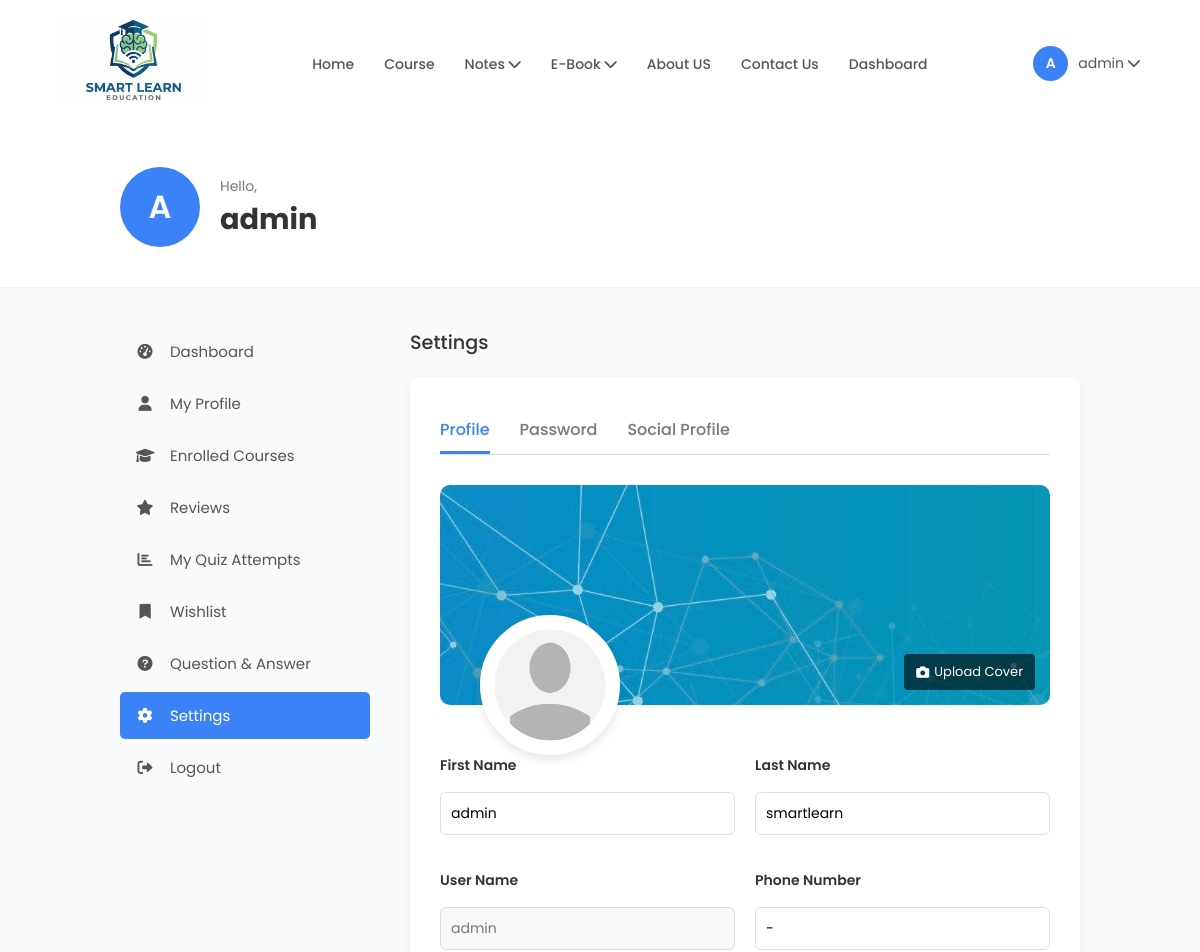
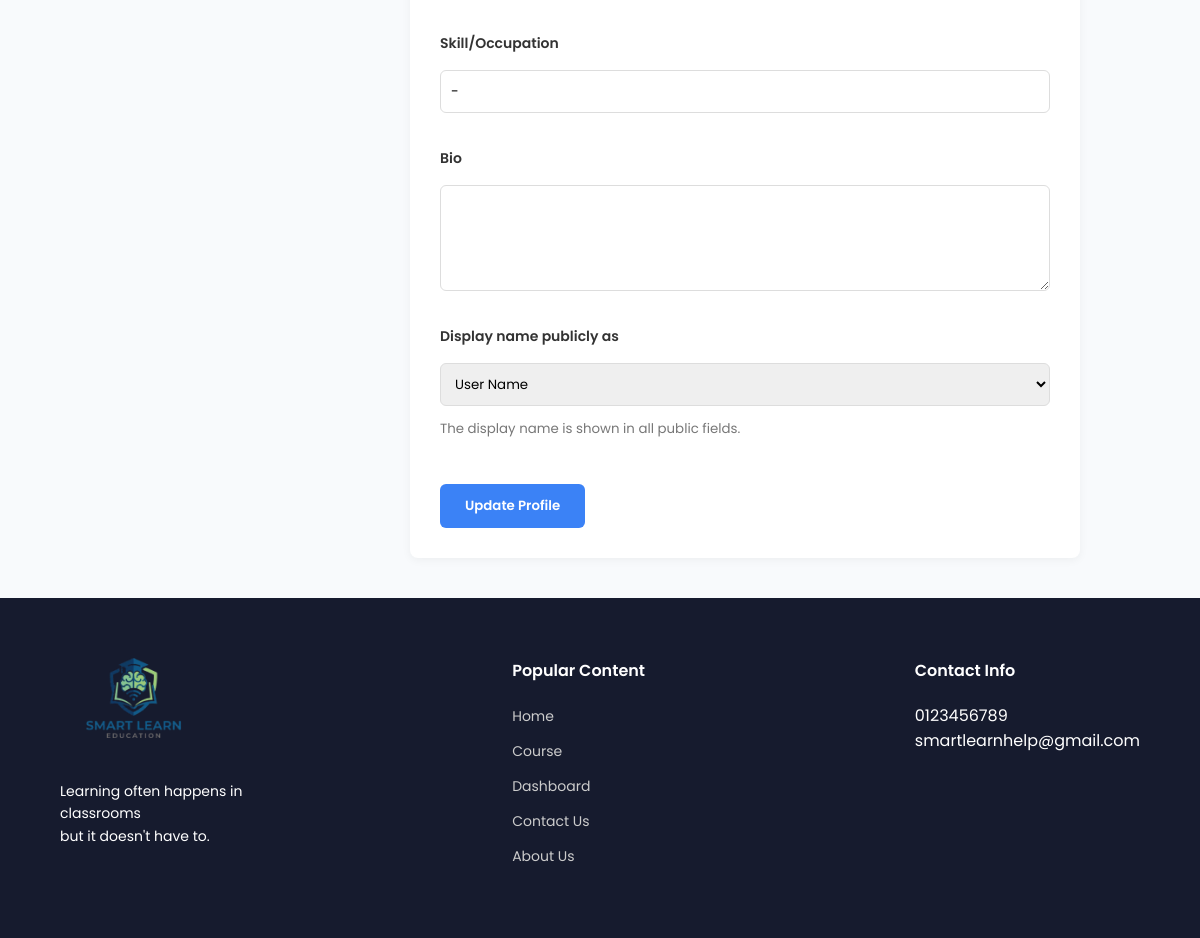
/settings.php (signed in), run on the app's committed database (2 pictures, top to bottom).
### tables this page shows
CREATE TABLE `users` (
  `id` int(11) UNSIGNED NOT NULL,
  `First_Name` varchar(50) NOT NULL,
  `Last_Name` varchar(50) NOT NULL,
  `User_Name` varchar(100) NOT NULL,
  `email` varchar(100) NOT NULL,
  `password` varchar(255) NOT NULL,
  `role` varchar(20) DEFAULT 'student',
  `created_at` timestamp NOT NULL DEFAULT current_timestamp(),
  `phone` varchar(20) DEFAULT '-',
  `skill` varchar(100) DEFAULT '-',
  `bio` text DEFAULT NULL,
  `profile_pic` varchar(255) DEFAULT NULL,
  `cover_photo` varchar(255) DEFAULT NULL,
  `facebook` varchar(255) DEFAULT NULL,
  `twitter` varchar(255) DEFAULT NULL,
  `linkedin` varchar(255) DEFAULT NULL,
  `website` varchar(255) DEFAULT NULL,
  `github` varchar(255) DEFAULT NULL
);

### settings.php (the view, shortened to what this page needs)
<?php
require 'db_connect.php';
$user_id = $_SESSION['user_id'];
$user_name = $_SESSION['user_name'];
$sql = "SELECT * FROM users WHERE id = $user_id";
$result = $conn->query($sql);
$user = $result->fetch_assoc();
$is_default_pic = empty($user['profile_pic']);
$profile_pic = $is_default_pic ? 'imgs/default-user.png' : $user['profile_pic'];
$is_default_cover = empty($user['cover_photo']);
$cover_photo_url = $is_default_cover ? 'imgs/default-cover.jpg' : $user['cover_photo'];
$is_fullname_selected = ($user_name === ($user['First_Name'] . ' ' . $user['Last_Name']));
?>
<!DOCTYPE html>
<html lang="en">
<head>
    <link rel="stylesheet" href="https://cdnjs.cloudflare.com/ajax/libs/font-awesome/6.0.0/css/all.min.css">
    <link rel="stylesheet" href="style.css">
</head>
<body>
<nav class="navbar dashboard-nav">
    <div class="logo"><a href="index.html"><img src="imgs/logo.jpg" alt="Logo"></a></div>
    <ul class="nav-links">
        <li><a href="index.html">Home</a></li>
        <li><a href="courses.php">Course</a></li>
        <li class="dropdown-parent"><a href="#">Notes <i class="fas fa-chevron-down"></i></a>
        </li>
        <li class="dropdown-parent"><a href="#">E-Book <i class="fas fa-chevron-down"></i></a>
        </li>
        <li><a href="about.html">About US</a></li>
        <li><a href="contact.html">Contact Us</a></li>
        <li><a href="student-dashboard.php">Dashboard</a></li>
    </ul>
    <div class="user-profile dropdown-parent">
        <div class="profile-trigger">
            <div class="avatar-circle"><?php echo strtoupper(substr($user_name, 0, 1)); ?></div>
            <span><?php echo htmlspecialchars($user_name); ?> <i class="fas fa-chevron-down"></i></span>
        </div>
    </div>
</nav>
<header class="dash-header">
    <div class="big-avatar"><?php echo strtoupper(substr($user_name, 0, 1)); ?></div>
    <div class="welcome-text"><span>Hello,</span><h2><?php echo htmlspecialchars($user_name); ?></h2></div>
</header>
<div class="dashboard-container">
    <aside class="sidebar">
        <ul>
            <li><a href="student-dashboard.php"><i class="fas fa-tachometer-alt"></i> Dashboard</a></li>
            <li><a href="student_profile.php"><i class="fas fa-user"></i> My Profile</a></li>
            <li><a href="my_courses.php"><i class="fas fa-graduation-cap"></i> Enrolled Courses</a></li>
            <li><a href="reviews.php"><i class="fas fa-star"></i> Reviews</a></li>
            <li><a href="quiz_attempts.php"><i class="fas fa-chart-bar"></i> My Quiz Attempts</a></li>
            <li><a href="wishlist.php"><i class="fas fa-bookmark"></i> Wishlist</a></li>
            <li><a href="question-answer.php"><i class="fas fa-question-circle"></i> Question & Answer</a></li>
            <li><a href="settings.php" class="active"><i class="fas fa-cog"></i> Settings</a></li>
            <li><a href="logout.php"><i class="fas fa-sign-out-alt"></i> Logout</a></li>
        </ul>
    </aside>
    <main class="dash-content">
        <h3>Settings</h3>
        <div class="settings-container">
            <div class="settings-tabs">
                <button class="tab-btn active" onclick="openTab(event, 'profile')">Profile</button>
                <button class="tab-btn" onclick="openTab(event, 'password')">Password</button>
                <button class="tab-btn" onclick="openTab(event, 'social')">Social Profile</button>
            </div>
            <div id="profile" class="tab-content active-content">
                <div class="cover-section" style="background-image: url('<?php echo $cover_photo_url; ?>');">
                    <div class="cover-controls">
                        <form action="settings.php" method="POST" enctype="multipart/form-data" id="coverForm" style="margin:0;">
                            <label for="cover_upload" class="btn-cover-action"><i class="fas fa-camera"></i> Upload Cover</label>
                        </form>
                    </div>
                    <div class="profile-pic-container">
                        <img src="<?php echo $profile_pic; ?>" alt="Profile" class="profile-img">
                    </div>
                </div>
                <form action="settings.php" method="POST">
                    <div class="form-grid">
                        <div class="form-group"><label>First Name</label><input type="text" name="first_name" value="<?php echo htmlspecialchars($user['First_Name']); ?>"></div>
                        <div class="form-group"><label>Last Name</label><input type="text" name="last_name" value="<?php echo htmlspecialchars($user['Last_Name']); ?>"></div>
                        <div class="form-group"><label>User Name</label><input type="text" value="<?php echo htmlspecialchars($user['User_Name']); ?>" readonly></div>
                        <div class="form-group"><label>Phone Number</label><input type="text" name="phone" value="<?php echo isset($user['phone']) ? htmlspecialchars($user['phone']) : ''; ?>"></div>
                        <div class="form-group full-width"><label>Skill/Occupation</label><input type="text" name="skill" value="<?php echo isset($user['skill']) ? htmlspecialchars($user['skill']) : ''; ?>"></div>
                        <div class="form-group full-width"><label>Bio</label><textarea name="bio" rows="4"><?php echo isset($user['bio']) ? htmlspecialchars($user['bio']) : ''; ?></textarea></div>
                        <div class="form-group full-width">
                            <label>Display name publicly as</label>
                            <select name="display_name">
                                <option value="username" <?php echo !$is_fullname_selected ? 'selected' : ''; ?>>User Name</option>
                            </select>
                            <small style="color:#777; margin-top:5px;">The display name is shown in all public fields.</small>
                        </div>
                    </div>
                    <button type="submit" class="btn-update">Update Profile</button>
                </form>
            </div>
        </div>
    </main>
</div>
<footer class="footer">
    <div class="footer-col">
        <img src="imgs/1.png" alt="Smart Learn" class="footer-logo">
        <p class="slogan">Learning often happens in<br> classrooms <br> but it doesn't have to.</p>
    </div>
    <div class="footer-col">
        <h4>Popular Content</h4>
        <ul>
            <li><a href="index.php">Home</a></li>
            <li><a href="courses.php">Course</a></li>
            <li><a href="student-dashboard.php">Dashboard</a></li>
            <li><a href="contact.php">Contact Us</a></li>
            <li><a href="about.html">About Us</a></li>
        </ul>
    </div>
    <div class="footer-col">
        <h4>Contact Info</h4>
        <p>0123456789</p>
        <p>smartlearnhelp@gmail.com</p>
    </div>
</footer>
</body>
</html>

### style.css (style rules this page uses)
:root { --primary-blue: #1d4ed8; --accent-blue: #2563eb; --bg-purple: #8b5cf6; --text-dark: #1e293b; --text-light: #64748b; --white: #ffffff; }
* { margin: 0; padding: 0; box-sizing: border-box; font-family: 'Poppins', sans-serif; }
body { background-color: #f8fafc; color: var(--text-dark); overflow-x: hidden; }
a { text-decoration: none; color: inherit; }
ul { list-style: none; }
.navbar { display: flex; justify-content: space-between; align-items: center; padding: 20px 5%; background: var(--white); }
.logo img { height: 80px; width: auto; }
.nav-links { display: flex; gap: 30px; }
.nav-links a { color: #555; font-size: 14px; font-weight: 500; }
.nav-links a { position: relative; padding-bottom: 5px; transition: color 0.3s ease; }
.nav-links a::after { content: ""; position: absolute; left: 0; bottom: 0; width: 0; height: 2px; background-color: var(--primary-blue); transition: width 0.3s ease; }
.footer { background: #161b2e; color: white; padding: 60px 5%; display: flex; justify-content: space-between; }
.footer-logo { height: 80px; width: auto; margin-bottom: 15px; }
.footer-col h4 { margin-bottom: 20px; font-weight: 600; }
.footer-col ul li { margin-bottom: 10px; }
.footer-col a { color: #ccc; font-size: 14px; }
.slogan { margin-top: 20px; font-size: 14px; line-height: 1.6; }
.form-group { margin-bottom: 25px; }
.form-group label { display: block; margin-bottom: 8px; font-weight: 600; color: #333; font-size: 14px; }
.form-group input, .form-group textarea { width: 100%; padding: 15px; border: 1px solid #cbd5e1; border-radius: 8px; outline: none; font-size: 14px; transition: 0.3s; }
.user-profile { display: flex; align-items: center; gap: 10px; font-size: 14px; color: #555; cursor: pointer; }
.avatar-circle { width: 35px; height: 35px; background-color: #3b82f6; color: white; border-radius: 50%; display: flex; align-items: center; justify-content: center; font-size: 14px; font-weight: 600; }
.dash-header { display: flex; align-items: center; padding: 40px 10%; background-color: #ffffff; border-bottom: 1px solid #eee; gap: 20px; }
.big-avatar { width: 80px; height: 80px; background-color: #3b82f6; color: white; font-size: 2rem; font-weight: 600; border-radius: 50%; display: flex; align-items: center; justify-content: center; }
.welcome-text span { color: #777; font-size: 14px; }
.welcome-text h2 { color: #333; font-size: 1.8rem; }
.dashboard-container { display: flex; padding: 40px 10%; gap: 40px; min-height: 60vh; }
.sidebar { width: 250px; flex-shrink: 0; }
.sidebar ul li { margin-bottom: 5px; }
.sidebar ul li a { display: flex; align-items: center; gap: 15px; padding: 12px 15px; color: #555; font-size: 15px; border-radius: 5px; transition: 0.3s; }
.sidebar ul li a i { width: 20px; text-align: center; }
.sidebar ul li a.active, .sidebar ul li a:hover { background-color: #3b82f6; color: white; }
.dash-content { flex-grow: 1; }
.dash-content h3 { font-size: 1.2rem; margin-bottom: 20px; color: #333; font-weight: 500; }
.nav-links li { position: relative; padding: 10px 0; }
.user-profile { position: relative; height: 100%; display: flex; align-items: center; }
.profile-trigger { display: flex; align-items: center; gap: 10px; cursor: pointer; }
.tab-btn { background: none; border: none; padding: 10px 5px; font-size: 15px; color: #666; cursor: pointer; position: relative; font-weight: 500; }
.tab-btn.active { color: #3b82f6; }
.tab-btn.active::after { content: ''; position: absolute; bottom: -1px; left: 0; width: 100%; height: 2px; background-color: #3b82f6; }
.btn-update { background-color: #3b82f6; color: white; padding: 12px 25px; border: none; border-radius: 5px; font-weight: 500; cursor: pointer; margin-top: 20px; }

### data on the page
users: first_name "admin", last_name "smartlearn", User_Name "admin", phone "-", skill "-", display_name "User Name"

### other printed values
substr($user_name, 0, 1) "A"
$user_name "admin"
